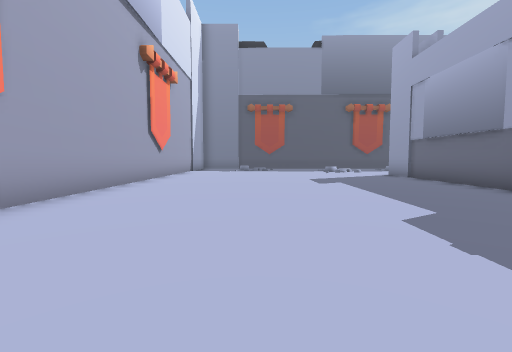
[1] (above)

20 first-person views from a walk through a Unity game level. The camera is 1.2 m above the floor, tilts 4° down and sees 90° across. The floor is counted in squares, 1.8 m on a side. Each view is taken from the middle of a square. On the plan, view 1 faces up. The plan holds only what a view shows up to about 9 squares ahead; the rest is blank. The player character is not drawn.

[2]
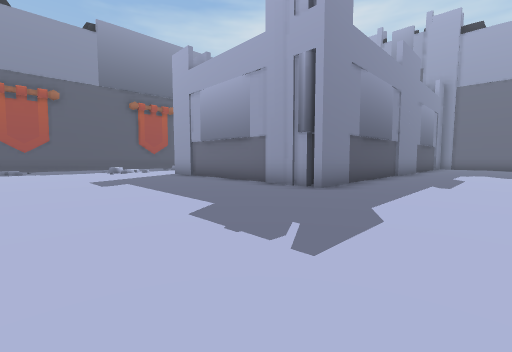

[3]
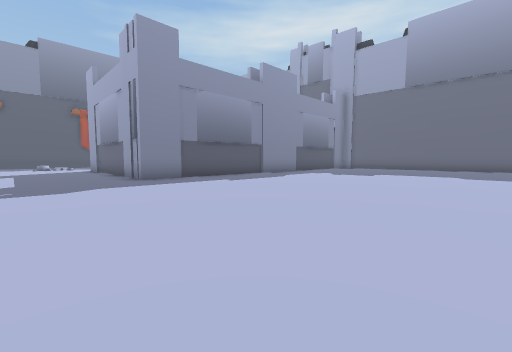

[4]
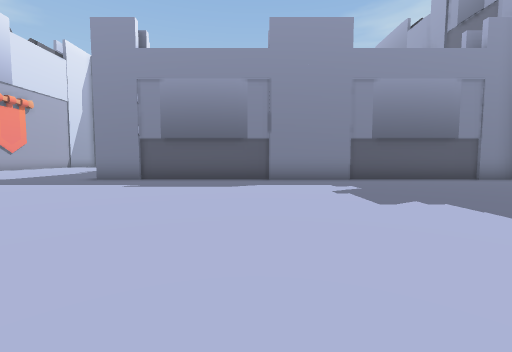

[5]
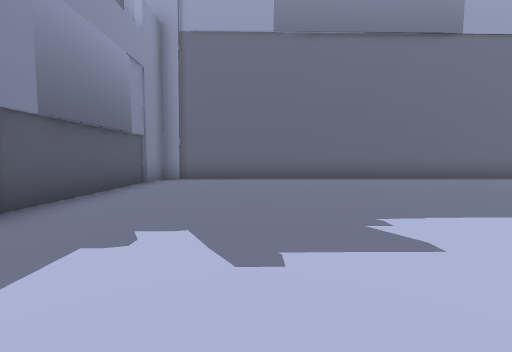

[6]
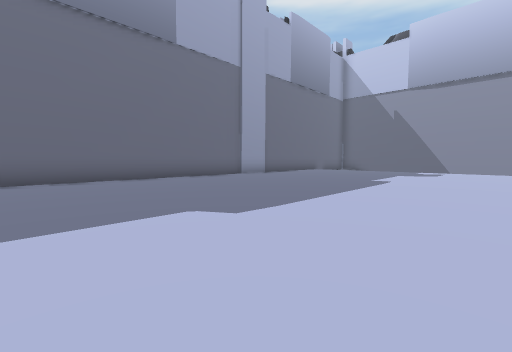

[7]
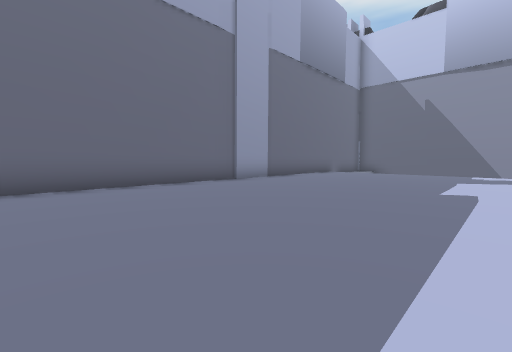

[8]
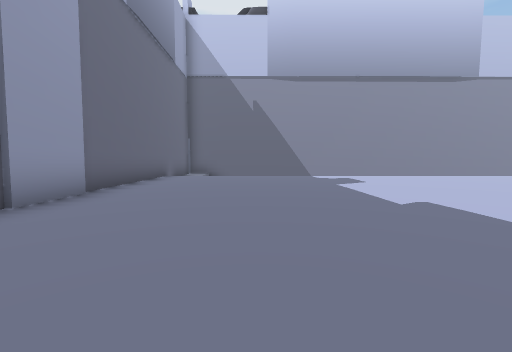

[9]
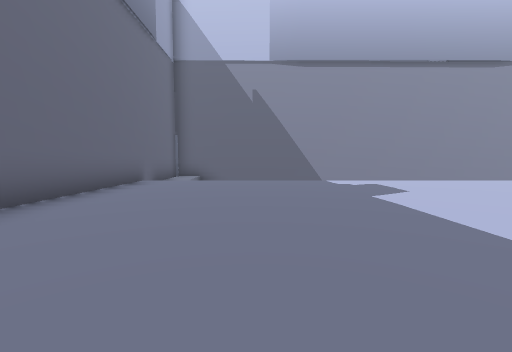

[10]
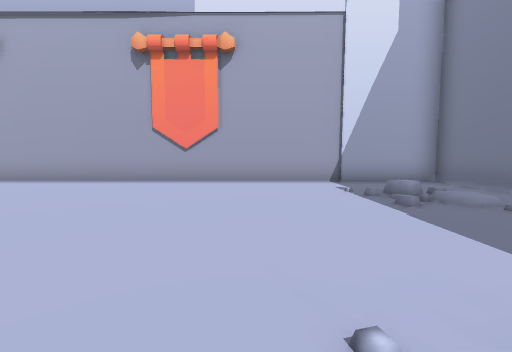

[11]
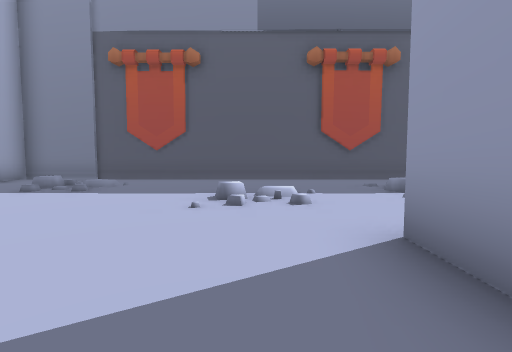

[12]
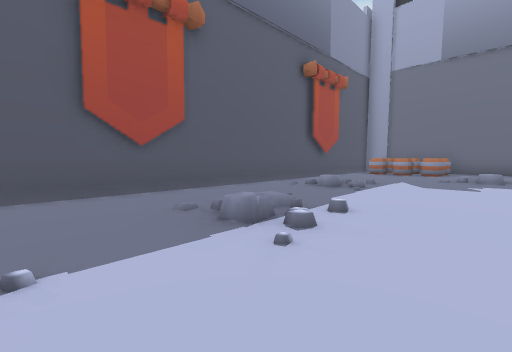

[13]
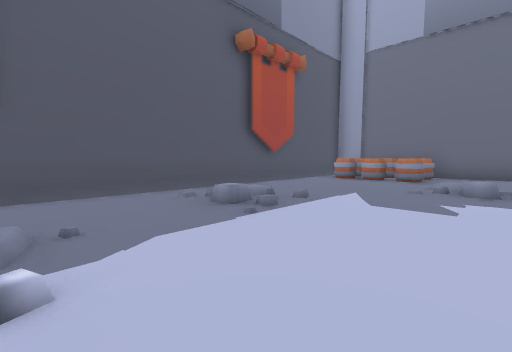

[14]
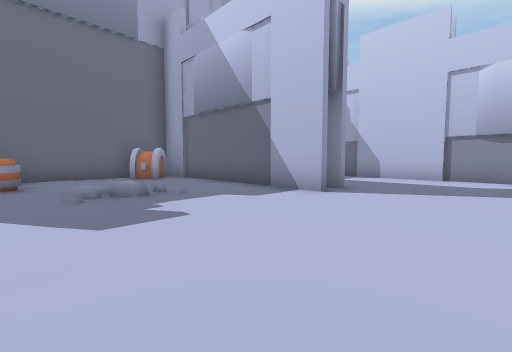

[15]
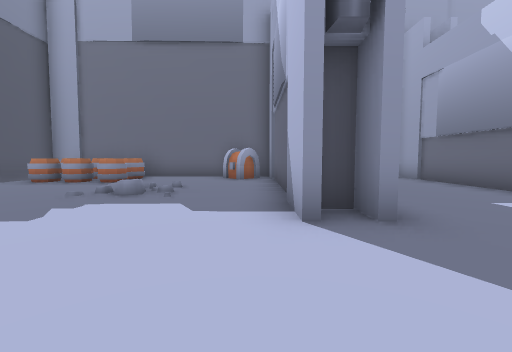

[16]
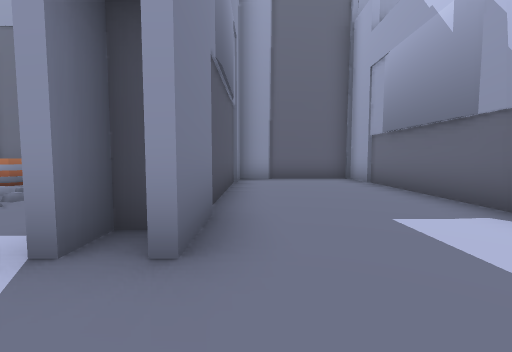

[17]
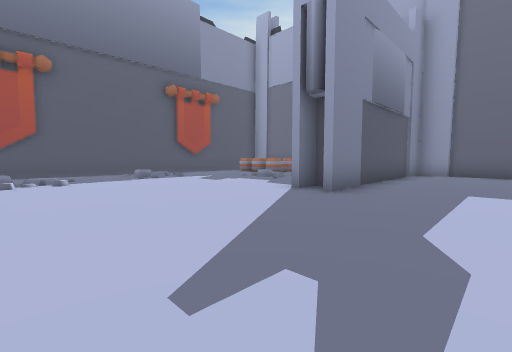

[18]
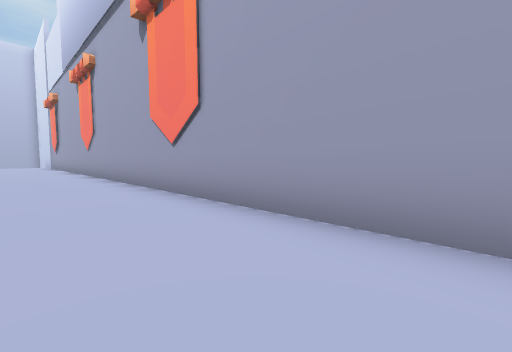

[19]
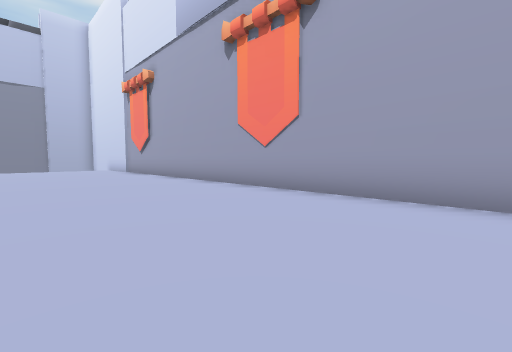

[20]
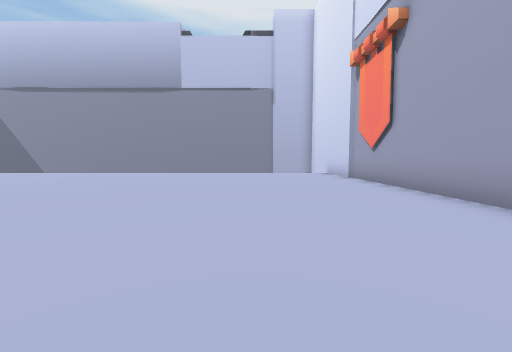

### Floor plan
Points are (right, up) in squares from view 1. A wall is a line through its corners. A room is listed if a view was taken in it or the views show most of it. See-through windows are left out.
Room 1 (views 1, 2, 3, 4, 5, 6, 7, 8, 9, 10, 11, 12, 13, 14, 15, 16, 17, 18, 19, 20)
walls: (9, 3.9) (18.3, 3.9) (18.3, 7.6); (11.6, 7.7) (12.3, 7.7) (12.3, 8.3) (11.6, 8.3); (11.6, 8.4) (17.9, 8.4); (17.9, 7.5) (11.6, 7.5); (18.3, 9.7) (18.2, 15.3); (5.6, 16.2) (-3.4, 16.2) (-3.3, -13.1); (18.4, -17) (18.3, 3.1) (5.1, 3.1) (5.3, 10.1); (18.1, 16.2) (7.3, 16.2)
objects: other object (7, 16); other object (16, 13); other object (16, 14); other object (16, 15); other object (17, 9) to (17, 10); other object (17, 13); other object (17, 14) to (18, 14); other object (17, 15)

Positions as (right, up) in squares from view 1, and headings:
1: (0, 0), facing up
2: (0, 0), facing up-right
3: (2, -5), facing up-right
4: (10, -5), facing up
5: (10, 0), facing right
6: (10, -2), facing down-right
7: (12, -4), facing down-right
8: (15, -6), facing down
9: (15, -8), facing down
10: (4, 11), facing left
11: (4, 8), facing up
12: (5, 11), facing up-right
13: (8, 11), facing up-right
14: (9, 13), facing down-right
15: (9, 9), facing right
16: (10, 7), facing right
17: (7, 5), facing up-right
18: (-1, 7), facing down-left
19: (1, 0), facing down-left
20: (0, -4), facing down
